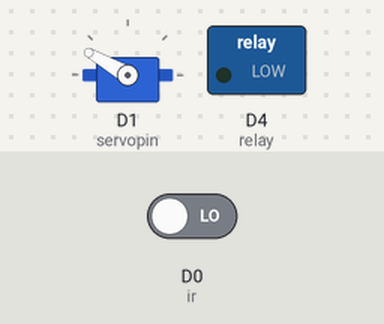
This sketch was run on a simulated ESP8266 (NodeMCU). Parts: servo, switched loads named in the sketch (green lamp = pin HIGH). Inputs (shaded band) come from the test bench; at power-on: D0 (ir) LOW. What the sketch prints to the serial monitor is not drawn.

Above: at 0.05 s.
At 0.45 s:
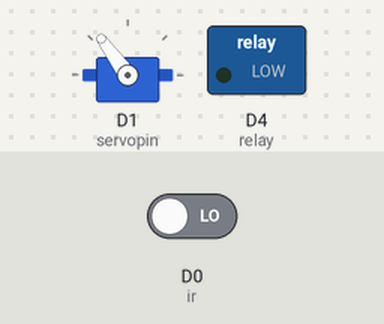
At 0.9 s:
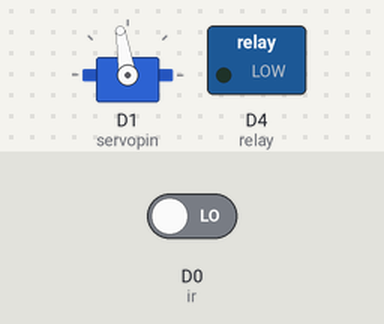
At 1.8 s:
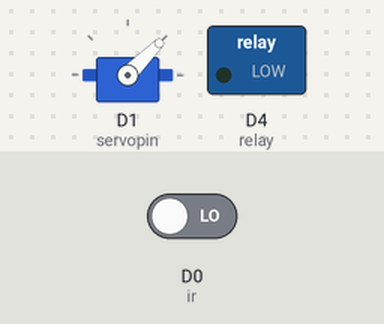
Timing chart, 0 to 4.1 s (numbered marks = the images above):
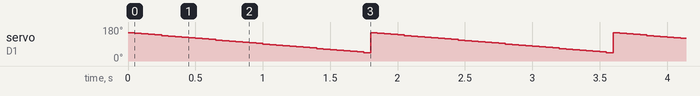

The sketch:

node_relay.ino
```cpp
#include <Servo.h>
Servo s1;
int ir = D0;
int servopin = D1;
int relay = D4;
int x;

void setup()
{
Serial.begin(9600);
pinMode(ir,INPUT);
pinMode(relay,OUTPUT);
s1.attach(servopin);
s1.write(90);
}

void loop()
{
x = digitalRead(ir);
Serial.println(x);
if(x = 0)
{
  for(int angle = 45; angle <= 150; angle += 3)
  {
    s1.write(angle);
    digitalWrite(relay,HIGH);
    delay(50);
  }
}
else
{
  for(int angle = 150; angle >= 45 ; angle -= 3)
  {
    s1.write(angle);
    digitalWrite(relay,LOW);
    delay(50);
  }
}
}
```

Measured:
- by itself, servo on D1 (servopin): ramps from 150° to 45° and jumps back, once every 1.8 s
